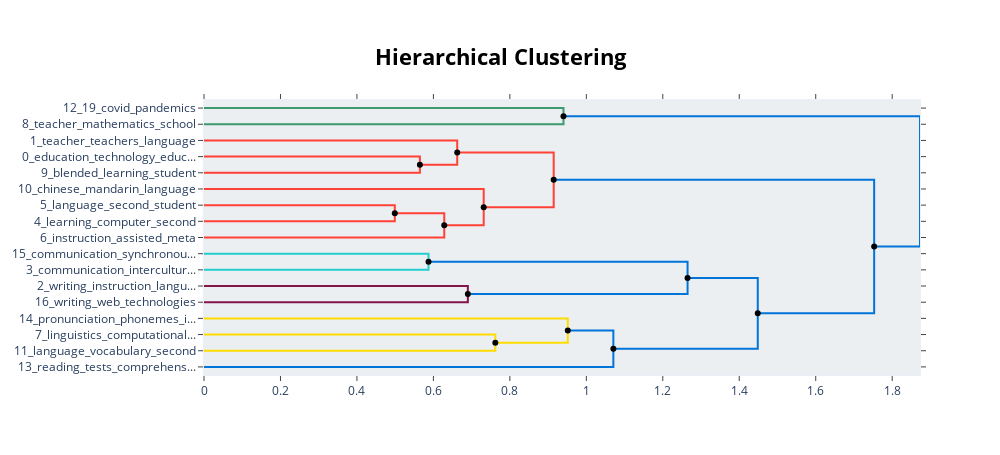

This figure's notebook cell:
### Code cell
hierarchical_topics = model.hierarchical_topics(docs)
model.visualize_hierarchy(hierarchical_topics=hierarchical_topics)

### Figure 1 — Plotly figure (JSON) as saved in the notebook; plotly's stock layout.template omitted (floating-point values rounded to 4 significant figures)
{"data": [{"hoverinfo": "text", "marker": {"color": "rgb(61,153,112)"}, "mode": "lines", "text": ["teacher_mathematics_school_teachers_education", "", "", "teacher_teachers_language_second_attitudes"], "type": "scatter", "x": [0, 0.9403, 0.9403, 0], "xaxis": "x", "y": [-5, -5, -15, -15], "yaxis": "y"}, {"hoverinfo": "text", "marker": {"color": "rgb(255,65,54)"}, "mode": "lines", "text": ["19_covid_pandemics_closing_online", "", "", "teacher_teachers_education_attitudes_language"], "type": "scatter", "x": [0, 0.5647, 0.5647, 0], "xaxis": "x", "y": [-35, -35, -45, -45], "yaxis": "y"}, {"hoverinfo": "text", "marker": {"color": "rgb(255,65,54)"}, "mode": "lines", "text": ["communication_synchronous_mediated_interaction_learning", "", "", "communication_intercultural_cultural_language_mediated"], "type": "scatter", "x": [0, 0.6623, 0.6623, 0.5647], "xaxis": "x", "y": [-25, -25, -40, -40], "yaxis": "y"}, {"hoverinfo": "text", "marker": {"color": "rgb(255,65,54)"}, "mode": "lines", "text": ["blended_learning_student_language_second", "", "", "language_second_student_anxiety_students"], "type": "scatter", "x": [0, 0.499, 0.499, 0], "xaxis": "x", "y": [-65, -65, -75, -75], "yaxis": "y"}, {"hoverinfo": "text", "marker": {"color": "rgb(255,65,54)"}, "mode": "lines", "text": ["education_technology_educational_student_in", "", "", "language_learning_second_student_students"], "type": "scatter", "x": [0.499, 0.6284, 0.6284, 0], "xaxis": "x", "y": [-70, -70, -85, -85], "yaxis": "y"}, {"hoverinfo": "text", "marker": {"color": "rgb(255,65,54)"}, "mode": "lines", "text": ["learning_computer_second_games_language", "", "", "instruction_assisted_meta_second_language"], "type": "scatter", "x": [0, 0.7316, 0.7316, 0.6284], "xaxis": "x", "y": [-55, -55, -77.5, -77.5], "yaxis": "y"}, {"hoverinfo": "text", "marker": {"color": "rgb(255,65,54)"}, "mode": "lines", "text": ["education_technology_student_learning_students", "", "", "learning_computer_second_instruction_language"], "type": "scatter", "x": [0.6623, 0.9146, 0.9146, 0.7316], "xaxis": "x", "y": [-32.5, -32.5, -66.25, -66.25], "yaxis": "y"}, {"hoverinfo": "text", "marker": {"color": "rgb(35,205,205)"}, "mode": "lines", "text": ["chinese_mandarin_language_second_attitudes", "", "", "learning_technology_education_computer_student"], "type": "scatter", "x": [0, 0.5872, 0.5872, 0], "xaxis": "x", "y": [-95, -95, -105, -105], "yaxis": "y"}, {"hoverinfo": "text", "marker": {"color": "rgb(133,20,75)"}, "mode": "lines", "text": ["communication_intercultural_mediated_language_second", "", "", "learning_technology_education_computer_student"], "type": "scatter", "x": [0, 0.6901, 0.6901, 0], "xaxis": "x", "y": [-115, -115, -125, -125], "yaxis": "y"}, {"hoverinfo": "text", "marker": {"color": "rgb(0,116,217)"}, "mode": "lines", "text": ["writing_instruction_language_second_composition", "", "", "writing_web_technologies_collaborative_audience"], "type": "scatter", "x": [0.5872, 1.265, 1.265, 0.6901], "xaxis": "x", "y": [-100, -100, -120, -120], "yaxis": "y"}, {"hoverinfo": "text", "marker": {"color": "rgb(255,220,0)"}, "mode": "lines", "text": ["learning_computer_education_technology_language", "", "", "writing_instruction_second_language_composition"], "type": "scatter", "x": [0, 0.762, 0.762, 0], "xaxis": "x", "y": [-145, -145, -155, -155], "yaxis": "y"}, {"hoverinfo": "text", "marker": {"color": "rgb(255,220,0)"}, "mode": "lines", "text": ["pronunciation_phonemes_instruction_auditory_suprasegmentals", "", "", "linguistics_computational_language_second_phrase"], "type": "scatter", "x": [0, 0.9515, 0.9515, 0.762], "xaxis": "x", "y": [-135, -135, -150, -150], "yaxis": "y"}, {"hoverinfo": "text", "marker": {"color": "rgb(0,116,217)"}, "mode": "lines", "text": ["language_vocabulary_second_quasiexperimental_tests", "", "", "reading_tests_comprehension_vocabulary_posttests"], "type": "scatter", "x": [0.9515, 1.071, 1.071, 0], "xaxis": "x", "y": [-142.5, -142.5, -165, -165], "yaxis": "y"}, {"hoverinfo": "text", "marker": {"color": "rgb(0,116,217)"}, "mode": "lines", "text": ["linguistics_computational_language_second_instruction", "", "", "reading_tests_vocabulary_language_second"], "type": "scatter", "x": [1.265, 1.448, 1.448, 1.071], "xaxis": "x", "y": [-110, -110, -153.8, -153.8], "yaxis": "y"}, {"hoverinfo": "text", "marker": {"color": "rgb(0,116,217)"}, "mode": "lines", "text": ["learning_language_second_computer_instruction", "", "", "language_reading_second_linguistics_instruction"], "type": "scatter", "x": [0.9146, 1.753, 1.753, 1.448], "xaxis": "x", "y": [-49.38, -49.38, -131.9, -131.9], "yaxis": "y"}, {"hoverinfo": "text", "marker": {"color": "rgb(0,116,217)"}, "mode": "lines", "text": ["teacher_teachers_education_attitudes_technology", "", "", "language_learning_second_instruction_computer"], "type": "scatter", "x": [0.9403, 1.873, 1.873, 1.753], "xaxis": "x", "y": [-10, -10, -90.62, -90.62], "yaxis": "y"}, {"hoverinfo": "text", "hovertext": ["education_technology_educational_student_in", "education_technology_student_learning_students", "writing_instruction_language_second_composition", "language_vocabulary_second_quasiexperimental_tests", "linguistics_computational_language_second_instruction", "learning_language_second_computer_instruction", "teacher_teachers_education_attitudes_technology"], "marker": {"color": "black"}, "mode": "markers", "showlegend": false, "type": "scatter", "x": [0.499, 0.6623, 0.5872, 0.9515, 1.265, 0.9146, 0.9403], "y": [-70, -32.5, -100, -142.5, -110, -49.38, -10]}, {"hoverinfo": "text", "hovertext": ["communication_intercultural_cultural_language_mediated", "instruction_assisted_meta_second_language", "learning_computer_second_instruction_language", "writing_web_technologies_collaborative_audience", "linguistics_computational_language_second_phrase", "reading_tests_vocabulary_language_second", "language_reading_second_linguistics_instruction", "language_learning_second_instruction_computer"], "marker": {"color": "black"}, "mode": "markers", "showlegend": false, "type": "scatter", "x": [0.5647, 0.6284, 0.7316, 0.6901, 0.762, 1.071, 1.448, 1.753], "y": [-40, -77.5, -66.25, -120, -150, -153.8, -131.9, -90.62]}], "layout": {"autosize": false, "height": 455, "hoverlabel": {"bgcolor": "white", "font": {"family": "Rockwell", "size": 16}}, "hovermode": "closest", "plot_bgcolor": "#ECEFF1", "showlegend": false, "title": {"font": {"color": "Black", "size": 22}, "text": "<b>Hierarchical Clustering</b>", "x": 0.5, "xanchor": "center", "yanchor": "top"}, "width": 1000, "xaxis": {"mirror": "allticks", "rangemode": "tozero", "showgrid": false, "showline": true, "showticklabels": true, "ticks": "outside", "type": "linear", "zeroline": false}, "yaxis": {"mirror": "allticks", "range": [-170, 0], "rangemode": "tozero", "showgrid": false, "showline": true, "showticklabels": true, "tickmode": "array", "ticks": "outside", "ticktext": ["12_19_covid_pandemics", "8_teacher_mathematics_school", "1_teacher_teachers_language", "0_education_technology_educ...", "9_blended_learning_student", "10_chinese_mandarin_language", "5_language_second_student", "4_learning_computer_second", "6_instruction_assisted_meta", "15_communication_synchronou...", "3_communication_intercultur...", "2_writing_instruction_langu...", "16_writing_web_technologies", "14_pronunciation_phonemes_i...", "7_linguistics_computational...", "11_language_vocabulary_second", "13_reading_tests_comprehens..."], "tickvals": [-5, -15, -25, -35, -45, -55, -65, -75, -85, -95, -105, -115, -125, -135, -145, -155, -165], "type": "linear", "zeroline": false}}}
